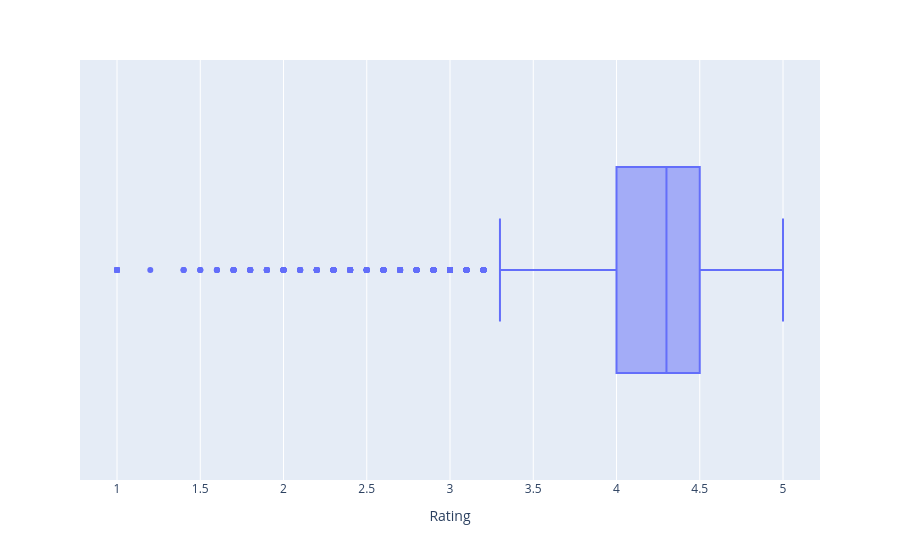

The code cell stored with this chart in its notebook:
### Code cell
px.box(data_frame=df['Rating'],x='Rating')

### Figure 1 — Plotly figure (JSON) as saved in the notebook; plotly's stock layout.template omitted (floating-point values rounded to 4 significant figures; data arrays with more than 128 entries replaced by an {"elided": "..."} marker saying what was removed)
{"data": [{"alignmentgroup": "True", "hovertemplate": "Rating=%{x}<extra></extra>", "legendgroup": "", "marker": {"color": "#636efa"}, "name": "", "notched": false, "offsetgroup": "", "orientation": "h", "showlegend": false, "type": "box", "x": {"elided": "9758 float values"}, "x0": " ", "xaxis": "x", "y0": " ", "yaxis": "y"}], "layout": {"boxmode": "group", "legend": {"tracegroupgap": 0}, "margin": {"t": 60}, "xaxis": {"anchor": "y", "domain": [0, 1], "title": {"text": "Rating"}}, "yaxis": {"anchor": "x", "domain": [0, 1]}}}
